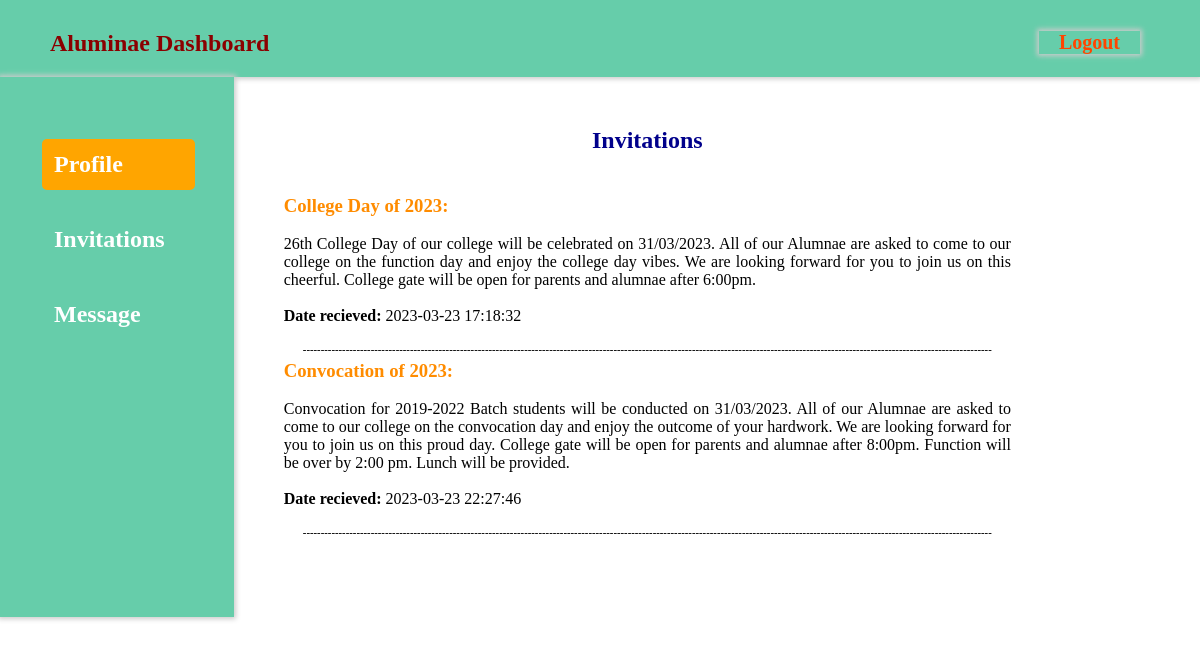
The app's page /invitations.php (signed in) with its own data.
### tables this page shows
CREATE TABLE `invitations` (
  `id` int(11) NOT NULL,
  `event` varchar(50) NOT NULL,
  `msg` varchar(500) NOT NULL,
  `logs` datetime NOT NULL
);

### invitations.php (the view, shortened to what this page needs)
<?php
include 'connect.php';
?>
<!DOCTYPE html>
<html>
<head>
	<link rel="stylesheet" type="text/css" href="aluminae.css">
</head>
<body>
	<div class="header">
		<h2 style="color: darkred;"><b>Aluminae Dashboard</b></h2>
		<div class="logout">
			<a href="logout.php" style="color:orangered;font-size: 20px;padding: 50px 50px 0px 20px;">Logout</a>
		</div>
	</div>
	<div class="container">
		<div class="menu">
			<ul>
				<li class="active"><a href="aluminae_logged.php">Profile</a></li>
				<li><a href="invitations.php">Invitations</a></li>
				<li><a href="aluminae_msg.php">Message</a></li>
			</ul>
	    </div>
		<div class="content">
			<h2 style="text-align:center;color: darkblue;">Invitations</h2><br><br>
                        <?php
                            $sql="select * from invitations";
                            $result=mysqli_query($con,$sql);
                            if($result){
                                while($row=mysqli_fetch_assoc($result)){
                                    $event=$row['event'];
                                    $msg=$row['msg'];
                                    $logs=$row['logs'];
                                    echo '<ul>
                                          <h3>'.$event.':</h3><br>
                                          <p>'.$msg.'</p><br>
                                          <p><b>Date recieved: </b>'.$logs.'</p><br>
                                          <h6><center>-------------------------------------------------------------------------------------------------------------------------------------------------------------------------------------------------<center></h6>
                                          </ul>';
                                }
                            }
                            else{
                                	echo "<h3>No Invitations</h3>";
                                }
                        ?>
	    </div>
	</div>
</body>
</html>

### aluminae.css (style rules this page uses)
* { padding: 0; margin: 0; margin-bottom: 0; margin-left: 0; margin-right: 0; margin-top: 0; padding-bottom: 0; padding-left: 0; padding-right: 0; padding-top: 0; }
body { background-size: cover; box-sizing: border-box; font-family: serif,sans-serif; }
a { text-decoration: none; color: white; font-weight: bold; margin-right: -30px; }
.header { background-color: mediumaquamarine; padding: 30px 60px 20px 50px; //top right bottom left box-sizing: border-box; box-shadow: 0px 0px 5px 2px #ccc; }
.logout { float: right; position: relative; top: -26px; box-sizing: border-box; box-shadow: 0px 0px 5px 2px #ccc; }
.menu { background-color: mediumaquamarine; height: 540px; padding: 50px 75px 0px 30px; box-sizing: border-box; box-shadow: 0px 0px 5px 2px #ccc; font-size: 24px; position: sticky; }
.menu ul { display: flex; flex-direction: column; list-style: none; }
.menu ul li { width: 100%; margin: 12px; padding: 12px; }
.active { background-color: orange; border-radius: 5px; }
.container { display: flex; }
.content { padding: 15px; }

### invitations.php (style rules this page uses)
.content { padding: 50px 0px 15px 50px; width: 70%; height: auto; }
h3 { color: darkorange; text-align: left; padding-top: 5px; }
p { text-align: justify; }

### records on screen
invitations: event "College Day of 2023", msg "26th College Day of our college will be celebrated on 31/03/2023. All of our Alumnae are asked to come to our college on the function day and enjoy the college day vibes. We are looking forward for you to join us on this cheerful. College gate will be open for parents and alumnae after 6:00pm.", logs "2023-03-23 17:18:32"
invitations: event "Convocation of 2023", msg "Convocation for 2019-2022 Batch students will be conducted on 31/03/2023. All of our Alumnae are asked to come to our college on the convocation day and enjoy the outcome of your hardwork. We are looking forward for you to join us on this proud day. College gate will be open for parents and alumnae after 8:00pm. Function will be over by 2:00 pm. Lunch will be provided.", logs "2023-03-23 22:27:46"
